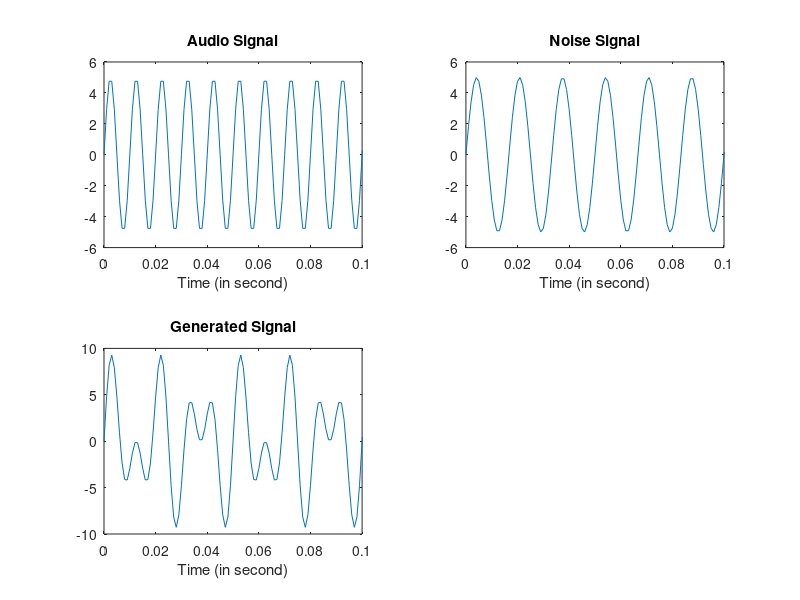

Source code (MATLAB): (Note: this script raises an error after producing the figure.)
%% @author, Bereket Kebede
% EECE 3207, UofM 2021
% Bonus Excersice

%% x(t) - audio signal 
% Use "Run and Advance" in Editor Menu, for step by step demo 

close; clear ; clc; clear sound;

% Generate audio
f0 = 100;                                       % Audio signal frequency, 100HZ
Fs = 10*f0;                                     % Sampling Frequency, 1KHZ
t = 0:1/Fs:1; 
%t  = linspace(0, 1, Fs);                       
w = 2*pi*f0;                                  % 100 HZ tone
x = 5*sin(w*t);                                 % Create Tone
sound(x, Fs)                                

subplot(2,2,1);
plot(t,x)
title('Audio Signal')
xlabel('Time (in second)');
xlim([0 0.1])

%% e(t) - noise signal, eg. 60hz noise, e(t) = 5*sin(120*pi*t) -- 60 Hz
% powerline interference. Powerline - a cable carrying electrical power, 
% especially one supported by pylons or poles.

% Generate noise
f0_2 = 60;
Fs_2 = 10*f0;                                     % Sampling Frequency, 600 HZ
t_2 = 0:1/Fs_2:1;                        
w_2 = 2*pi*f0_2;                                  %  60 Hz Tone
e = 5*sin(w_2*t_2);                               % Create Tone
sound(e, Fs_2)      

subplot(2,2,2);
plot(t_2,e)
title('Noise Signal')
xlabel('Time (in second)');
xlim([0 0.1])

%% g(t) = x(t) + e(t), mixing audio signal with noise

g = x + e;
sound(g,Fs)
subplot(2,2,3);
plot(t,g)
title('Generated Signal')
xlabel('Time (in second)');
xlim([0 0.1])

sgtitle('Real Time-Analysis') 
%% Spectral plot of the Signals

X = abs(fftshift(fft(x))); 
ff = Fs*(-0.5:1/length(t):0.5-1/length(t)); 
figure;
subplot(2,2,1)
plot(ff,X);
xlim([-120 120])
xlabel('Frequency (in hertz)');
title('Audio Signal Spectral');

X_e = abs(fftshift(fft(e))); 
ff_2 = Fs_2*(-0.5:1/length(t):0.5-1/length(t)); 
subplot(2,2,2)
plot(ff_2,X_e);
xlim([-120 120])
xlabel('Frequency (in hertz)');
title('Noise Signal Spectral');

X_g = abs(fftshift(fft(g))); 
ff_3 = Fs_2*(-0.5:1/length(t):0.5-1/length(t)); 
subplot(2,2,3)
plot(ff_3,X_g);
xlim([-120 120])
xlabel('Frequency (in hertz)');
title('Mixed Signal Spectral');

sgtitle('Signal Spectral') 

%% Applying Notch Filter

% To do Task



